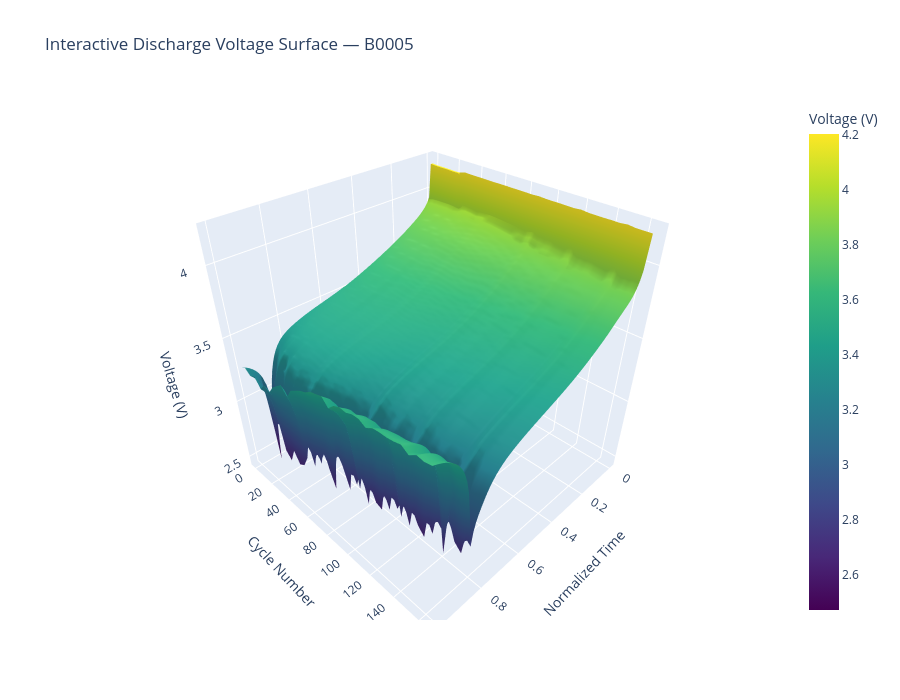

Here is the notebook cell this chart was saved with:
### Code cell
# Interactive 3D with Plotly
fig_3d = go.Figure(data=[go.Surface(
    x=time_axis, y=cycle_nums, z=voltage_matrix,
    colorscale="Viridis", showscale=True,
    colorbar=dict(title="Voltage (V)"),
)])
fig_3d.update_layout(
    title=f"Interactive Discharge Voltage Surface — {bid_target}",
    scene=dict(
        xaxis_title="Normalized Time",
        yaxis_title="Cycle Number",
        zaxis_title="Voltage (V)",
    ),
    width=900, height=700,
)
fig_3d.write_html(str(FIGURES_DIR / "voltage_surface_3d_interactive.html"))
fig_3d.show()

### Figure 1 — Plotly figure (JSON) as saved in the notebook; plotly's stock layout.template omitted (floating-point values rounded to 4 significant figures; data arrays with more than 128 entries replaced by an {"elided": "..."} marker saying what was removed)
{"data": [{"colorbar": {"title": {"text": "Voltage (V)"}}, "colorscale": [[0.0, "#440154"], [0.1111, "#482878"], [0.2222, "#3e4989"], [0.3333, "#31688e"], [0.4444, "#26828e"], [0.5556, "#1f9e89"], [0.6667, "#35b779"], [0.7778, "#6ece58"], [0.8889, "#b5de2b"], [1.0, "#fde725"]], "showscale": true, "type": "surface", "x": [0.0, 0.0101, 0.0202, 0.0303, 0.0404, 0.05051, 0.06061, 0.07071, 0.08081, 0.09091, 0.101, 0.1111, 0.1212, 0.1313, 0.1414, 0.1515, 0.1616, 0.1717, 0.1818, 0.1919, 0.202, 0.2121, 0.2222, 0.2323, 0.2424, 0.2525, 0.2626, 0.2727, 0.2828, 0.2929, 0.303, 0.3131, 0.3232, 0.3333, 0.3434, 0.3535, 0.3636, 0.3737, 0.3838, 0.3939, 0.404, 0.4141, 0.4242, 0.4343, 0.4444, 0.4545, 0.4646, 0.4747, 0.4848, 0.4949, 0.5051, 0.5152, 0.5253, 0.5354, 0.5455, 0.5556, 0.5657, 0.5758, 0.5859, 0.596, 0.6061, 0.6162, 0.6263, 0.6364, 0.6465, 0.6566, 0.6667, 0.6768, 0.6869, 0.697, 0.7071, 0.7172, 0.7273, 0.7374, 0.7475, 0.7576, 0.7677, 0.7778, 0.7879, 0.798, 0.8081, 0.8182, 0.8283, 0.8384, 0.8485, 0.8586, 0.8687, 0.8788, 0.8889, 0.899, 0.9091, 0.9192, 0.9293, 0.9394, 0.9495, 0.9596, 0.9697, 0.9798, 0.9899, 1.0], "y": [0, 5, 10, 15, 20, 25, 30, 35, 40, 45, 50, 55, 60, 65, 70, 75, 80, 85, 90, 95, 100, 105, 110, 115, 120, 125, 130, 135, 140, 145, 150, 155, 160, 165], "z": {"elided": "34x100 float values"}}], "layout": {"height": 700, "scene": {"xaxis": {"title": {"text": "Normalized Time"}}, "yaxis": {"title": {"text": "Cycle Number"}}, "zaxis": {"title": {"text": "Voltage (V)"}}}, "title": {"text": "Interactive Discharge Voltage Surface — B0005"}, "width": 900}}
